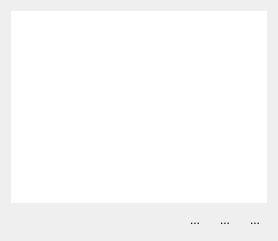
        <widget class="QWidget" name="tabLog">
         <attribute name="title">
          <string>Log</string>
         </attribute>
         <layout class="QVBoxLayout" name="verticalLayout">
          <item>
           <widget class="QTextEdit" name="txtLog">
            <property name="frameShape">
             <enum>QFrame::NoFrame</enum>
            </property>
            <property name="readOnly">
             <bool>true</bool>
            </property>
           </widget>
          </item>
          <item>
           <layout class="QHBoxLayout" name="horizontalLayout_4">
            <property name="bottomMargin">
             <number>0</number>
            </property>
            <item>
             <spacer name="horizontalSpacer_2">
              <property name="orientation">
               <enum>Qt::Horizontal</enum>
              </property>
              <property name="sizeHint" stdset="0">
               <size>
                <width>40</width>
                <height>20</height>
               </size>
              </property>
             </spacer>
            </item>
            <item>
             <widget class="QToolButton" name="debugButton">
              <property name="toolTip">
               <string>Debug mode</string>
              </property>
              <property name="text">
               <string>...</string>
              </property>
              <property name="icon">
               <iconset>
                <normaloff>:/plugins/BioDispersal/icons/debug_icon/mActionAnnotation.svg</normaloff>:/plugins/BioDispersal/icons/debug_icon/mActionAnnotation.svg</iconset>
              </property>
              <property name="checkable">
               <bool>true</bool>
              </property>
              <property name="autoRaise">
               <bool>true</bool>
              </property>
             </widget>
            </item>
            <item>
             <widget class="QToolButton" name="logSaveAs">
              <property name="toolTip">
               <string>Save log as</string>
              </property>
              <property name="text">
               <string>...</string>
              </property>
              <property name="icon">
               <iconset>
                <normaloff>:/plugins/BioDispersal/icons/mActionFileSave.svg</normaloff>:/plugins/BioDispersal/icons/mActionFileSave.svg</iconset>
              </property>
              <property name="autoRaise">
               <bool>true</bool>
              </property>
             </widget>
            </item>
            <item>
             <widget class="QToolButton" name="logClear">
              <property name="toolTip">
               <string>Clear log</string>
              </property>
              <property name="text">
               <string>...</string>
              </property>
              <property name="icon">
               <iconset>
                <normaloff>:/plugins/BioDispersal/icons/iconClearConsole.svg</normaloff>:/plugins/BioDispersal/icons/iconClearConsole.svg</iconset>
              </property>
              <property name="autoRaise">
               <bool>true</bool>
              </property>
             </widget>
            </item>
           </layout>
          </item>
         </layout>
        </widget>
